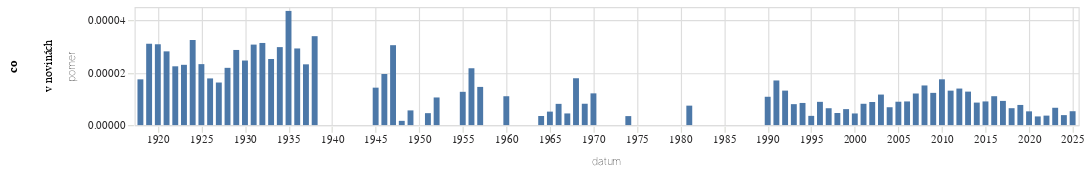

Notebook source saved alongside this figure:
### Code cell
graf(vyvoj_vyskytu("(?i)v novinách","v novinách"))

### Figure 1 — Vega-Lite specification as saved in the notebook (floating-point values rounded to 4 significant figures)
{"config": {"title": {"font": "Noticia Text", "fontSize": 11.5, "anchor": "start", "lineHeight": 19, "fontWeight": "bolder", "subtitleFont": "Noticia Text", "subtitleFontSize": 10, "subtitleLineHeight": 15, "subtitlePadding": 10, "dy": -10, "color": "#292829", "subtitleColor": "#292829"}, "axis": {"labelFont": "Asap", "titleFont": "Asap", "fontWeight": "lighter", "titleFontWeight": "lighter", "labelFontSize": 9, "titleFontSize": 9, "labelPadding": 2, "titlePadding": 9, "domainOpacity": 0, "tickColor": "#DCDDD6", "labelColor": "#292829"}, "legend": {"labelFont": "Asap", "labelFontWeight": "normal", "titleFont": "Asap", "titleFontWeight": "normal", "labelFontSize": 9, "titleFontSize": 9, "labelColor": "#292829"}}, "data": {"name": "data-49b8159efeda7af0194d4dcc9b3b6ead"}, "mark": {"type": "bar"}, "encoding": {"row": {"field": "co", "type": "nominal"}, "x": {"field": "datum", "type": "temporal"}, "y": {"field": "pomer", "type": "quantitative"}}, "height": 100, "width": 800, "$schema": "https://vega.github.io/schema/vega-lite/v5.8.0.json", "datasets": {"data-49b8159efeda7af0194d4dcc9b3b6ead": [{"datum": "1918-01-01T00:00:00", "vyskytu": 3, "pocet_slov": 172010, "pomer": 1.744e-05, "co": "v novinách"}, {"datum": "1919-01-01T00:00:00", "vyskytu": 48, "pocet_slov": 1547459, "pomer": 3.102e-05, "co": "v novinách"}, {"datum": "1920-01-01T00:00:00", "vyskytu": 48, "pocet_slov": 1557497, "pomer": 3.082e-05, "co": "v novinách"}, {"datum": "1921-01-01T00:00:00", "vyskytu": 51, "pocet_slov": 1814119, "pomer": 2.811e-05, "co": "v novinách"}, {"datum": "1922-01-01T00:00:00", "vyskytu": 39, "pocet_slov": 1739976, "pomer": 2.241e-05, "co": "v novinách"}, {"datum": "1923-01-01T00:00:00", "vyskytu": 26, "pocet_slov": 1131296, "pomer": 2.298e-05, "co": "v novinách"}, {"datum": "1924-01-01T00:00:00", "vyskytu": 45, "pocet_slov": 1386775, "pomer": 3.245e-05, "co": "v novinách"}, {"datum": "1925-01-01T00:00:00", "vyskytu": 23, "pocet_slov": 989387, "pomer": 2.325e-05, "co": "v novinách"}, {"datum": "1926-01-01T00:00:00", "vyskytu": 29, "pocet_slov": 1629693, "pomer": 1.779e-05, "co": "v novinách"}, {"datum": "1927-01-01T00:00:00", "vyskytu": 28, "pocet_slov": 1725378, "pomer": 1.623e-05, "co": "v novinách"}, {"datum": "1928-01-01T00:00:00", "vyskytu": 39, "pocet_slov": 1786584, "pomer": 2.183e-05, "co": "v novinách"}, {"datum": "1929-01-01T00:00:00", "vyskytu": 26, "pocet_slov": 907519, "pomer": 2.865e-05, "co": "v novinách"}, {"datum": "1930-01-01T00:00:00", "vyskytu": 49, "pocet_slov": 1990549, "pomer": 2.462e-05, "co": "v novinách"}, {"datum": "1931-01-01T00:00:00", "vyskytu": 45, "pocet_slov": 1466185, "pomer": 3.069e-05, "co": "v novinách"}, {"datum": "1932-01-01T00:00:00", "vyskytu": 35, "pocet_slov": 1117587, "pomer": 3.132e-05, "co": "v novinách"}, {"datum": "1933-01-01T00:00:00", "vyskytu": 31, "pocet_slov": 1230441, "pomer": 2.519e-05, "co": "v novinách"}, {"datum": "1934-01-01T00:00:00", "vyskytu": 26, "pocet_slov": 874472, "pomer": 2.973e-05, "co": "v novinách"}, {"datum": "1935-01-01T00:00:00", "vyskytu": 31, "pocet_slov": 712050, "pomer": 4.354e-05, "co": "v novinách"}, {"datum": "1936-01-01T00:00:00", "vyskytu": 28, "pocet_slov": 958205, "pomer": 2.922e-05, "co": "v novinách"}, {"datum": "1937-01-01T00:00:00", "vyskytu": 17, "pocet_slov": 733783, "pomer": 2.317e-05, "co": "v novinách"}, {"datum": "1938-01-01T00:00:00", "vyskytu": 13, "pocet_slov": 383461, "pomer": 3.39e-05, "co": "v novinách"}, {"datum": "1945-01-01T00:00:00", "vyskytu": 2, "pocet_slov": 140144, "pomer": 1.427e-05, "co": "v novinách"}, {"datum": "1946-01-01T00:00:00", "vyskytu": 22, "pocet_slov": 1129068, "pomer": 1.949e-05, "co": "v novinách"}, {"datum": "1947-01-01T00:00:00", "vyskytu": 33, "pocet_slov": 1083098, "pomer": 3.047e-05, "co": "v novinách"}, {"datum": "1948-01-01T00:00:00", "vyskytu": 1, "pocet_slov": 618132, "pomer": 1.618e-06, "co": "v novinách"}, {"datum": "1949-01-01T00:00:00", "vyskytu": 2, "pocet_slov": 357203, "pomer": 5.599e-06, "co": "v novinách"}, {"datum": "1950-01-01T00:00:00", "vyskytu": 0, "pocet_slov": 208781, "pomer": 0.0, "co": "v novinách"}, {"datum": "1951-01-01T00:00:00", "vyskytu": 1, "pocet_slov": 219888, "pomer": 4.548e-06, "co": "v novinách"}, {"datum": "1952-01-01T00:00:00", "vyskytu": 2, "pocet_slov": 189920, "pomer": 1.053e-05, "co": "v novinách"}, {"datum": "1953-01-01T00:00:00", "vyskytu": 0, "pocet_slov": 114518, "pomer": 0.0, "co": "v novinách"}, {"datum": "1954-01-01T00:00:00", "vyskytu": 0, "pocet_slov": 98416, "pomer": 0.0, "co": "v novinách"}, {"datum": "1955-01-01T00:00:00", "vyskytu": 1, "pocet_slov": 78833, "pomer": 1.269e-05, "co": "v novinách"}, {"datum": "1956-01-01T00:00:00", "vyskytu": 3, "pocet_slov": 138430, "pomer": 2.167e-05, "co": "v novinách"}, {"datum": "1957-01-01T00:00:00", "vyskytu": 2, "pocet_slov": 137388, "pomer": 1.456e-05, "co": "v novinách"}, {"datum": "1958-01-01T00:00:00", "vyskytu": 0, "pocet_slov": 142112, "pomer": 0.0, "co": "v novinách"}, {"datum": "1959-01-01T00:00:00", "vyskytu": 0, "pocet_slov": 141333, "pomer": 0.0, "co": "v novinách"}, {"datum": "1960-01-01T00:00:00", "vyskytu": 2, "pocet_slov": 181817, "pomer": 1.1e-05, "co": "v novinách"}, {"datum": "1961-01-01T00:00:00", "vyskytu": 0, "pocet_slov": 216288, "pomer": 0.0, "co": "v novinách"}, {"datum": "1962-01-01T00:00:00", "vyskytu": 0, "pocet_slov": 98793, "pomer": 0.0, "co": "v novinách"}, {"datum": "1963-01-01T00:00:00", "vyskytu": 0, "pocet_slov": 139432, "pomer": 0.0, "co": "v novinách"}, {"datum": "1964-01-01T00:00:00", "vyskytu": 1, "pocet_slov": 288820, "pomer": 3.462e-06, "co": "v novinách"}, {"datum": "1965-01-01T00:00:00", "vyskytu": 1, "pocet_slov": 194814, "pomer": 5.133e-06, "co": "v novinách"}, {"datum": "1966-01-01T00:00:00", "vyskytu": 2, "pocet_slov": 247115, "pomer": 8.093e-06, "co": "v novinách"}, {"datum": "1967-01-01T00:00:00", "vyskytu": 1, "pocet_slov": 225198, "pomer": 4.441e-06, "co": "v novinách"}, {"datum": "1968-01-01T00:00:00", "vyskytu": 10, "pocet_slov": 559905, "pomer": 1.786e-05, "co": "v novinách"}, {"datum": "1969-01-01T00:00:00", "vyskytu": 3, "pocet_slov": 368721, "pomer": 8.136e-06, "co": "v novinách"}, {"datum": "1970-01-01T00:00:00", "vyskytu": 3, "pocet_slov": 248046, "pomer": 1.209e-05, "co": "v novinách"}, {"datum": "1971-01-01T00:00:00", "vyskytu": 0, "pocet_slov": 263102, "pomer": 0.0, "co": "v novinách"}, {"datum": "1972-01-01T00:00:00", "vyskytu": 0, "pocet_slov": 213032, "pomer": 0.0, "co": "v novinách"}, {"datum": "1973-01-01T00:00:00", "vyskytu": 0, "pocet_slov": 280835, "pomer": 0.0, "co": "v novinách"}, {"datum": "1974-01-01T00:00:00", "vyskytu": 1, "pocet_slov": 291980, "pomer": 3.425e-06, "co": "v novinách"}, {"datum": "1975-01-01T00:00:00", "vyskytu": 0, "pocet_slov": 335255, "pomer": 0.0, "co": "v novinách"}, {"datum": "1976-01-01T00:00:00", "vyskytu": 0, "pocet_slov": 244998, "pomer": 0.0, "co": "v novinách"}, {"datum": "1977-01-01T00:00:00", "vyskytu": 0, "pocet_slov": 253702, "pomer": 0.0, "co": "v novinách"}, {"datum": "1978-01-01T00:00:00", "vyskytu": 0, "pocet_slov": 289894, "pomer": 0.0, "co": "v novinách"}, {"datum": "1979-01-01T00:00:00", "vyskytu": 0, "pocet_slov": 252883, "pomer": 0.0, "co": "v novinách"}, {"datum": "1980-01-01T00:00:00", "vyskytu": 0, "pocet_slov": 242065, "pomer": 0.0, "co": "v novinách"}, {"datum": "1981-01-01T00:00:00", "vyskytu": 1, "pocet_slov": 134899, "pomer": 7.413e-06, "co": "v novinách"}, {"datum": "1982-01-01T00:00:00", "vyskytu": 0, "pocet_slov": 186973, "pomer": 0.0, "co": "v novinách"}, {"datum": "1983-01-01T00:00:00", "vyskytu": 0, "pocet_slov": 227768, "pomer": 0.0, "co": "v novinách"}, {"datum": "1984-01-01T00:00:00", "vyskytu": 0, "pocet_slov": 191735, "pomer": 0.0, "co": "v novinách"}, {"datum": "1985-01-01T00:00:00", "vyskytu": 0, "pocet_slov": 165973, "pomer": 0.0, "co": "v novinách"}, {"datum": "1986-01-01T00:00:00", "vyskytu": 0, "pocet_slov": 98877, "pomer": 0.0, "co": "v novinách"}, {"datum": "1987-01-01T00:00:00", "vyskytu": 0, "pocet_slov": 149991, "pomer": 0.0, "co": "v novinách"}, {"datum": "1988-01-01T00:00:00", "vyskytu": 0, "pocet_slov": 167631, "pomer": 0.0, "co": "v novinách"}, {"datum": "1989-01-01T00:00:00", "vyskytu": 0, "pocet_slov": 255151, "pomer": 0.0, "co": "v novinách"}, {"datum": "1990-01-01T00:00:00", "vyskytu": 9, "pocet_slov": 833434, "pomer": 1.08e-05, "co": "v novinách"}, {"datum": "1991-01-01T00:00:00", "vyskytu": 24, "pocet_slov": 1410605, "pomer": 1.701e-05, "co": "v novinách"}, {"datum": "1992-01-01T00:00:00", "vyskytu": 16, "pocet_slov": 1217148, "pomer": 1.315e-05, "co": "v novinách"}, {"datum": "1993-01-01T00:00:00", "vyskytu": 9, "pocet_slov": 1127475, "pomer": 7.982e-06, "co": "v novinách"}, {"datum": "1994-01-01T00:00:00", "vyskytu": 8, "pocet_slov": 948063, "pomer": 8.438e-06, "co": "v novinách"}, {"datum": "1995-01-01T00:00:00", "vyskytu": 4, "pocet_slov": 1138209, "pomer": 3.514e-06, "co": "v novinách"}, {"datum": "1996-01-01T00:00:00", "vyskytu": 11, "pocet_slov": 1240947, "pomer": 8.864e-06, "co": "v novinách"}, {"datum": "1997-01-01T00:00:00", "vyskytu": 14, "pocet_slov": 2179318, "pomer": 6.424e-06, "co": "v novinách"}, {"datum": "1998-01-01T00:00:00", "vyskytu": 7, "pocet_slov": 1522654, "pomer": 4.597e-06, "co": "v novinách"}, {"datum": "1999-01-01T00:00:00", "vyskytu": 15, "pocet_slov": 2465372, "pomer": 6.084e-06, "co": "v novinách"}, {"datum": "2000-01-01T00:00:00", "vyskytu": 11, "pocet_slov": 2483127, "pomer": 4.43e-06, "co": "v novinách"}, {"datum": "2001-01-01T00:00:00", "vyskytu": 20, "pocet_slov": 2462192, "pomer": 8.123e-06, "co": "v novinách"}, {"datum": "2002-01-01T00:00:00", "vyskytu": 17, "pocet_slov": 1931845, "pomer": 8.8e-06, "co": "v novinách"}, {"datum": "2003-01-01T00:00:00", "vyskytu": 30, "pocet_slov": 2578085, "pomer": 1.164e-05, "co": "v novinách"}, {"datum": "2004-01-01T00:00:00", "vyskytu": 16, "pocet_slov": 2351739, "pomer": 6.803e-06, "co": "v novinách"}, {"datum": "2005-01-01T00:00:00", "vyskytu": 23, "pocet_slov": 2582168, "pomer": 8.907e-06, "co": "v novinách"}, {"datum": "2006-01-01T00:00:00", "vyskytu": 14, "pocet_slov": 1552476, "pomer": 9.018e-06, "co": "v novinách"}, {"datum": "2007-01-01T00:00:00", "vyskytu": 22, "pocet_slov": 1826653, "pomer": 1.204e-05, "co": "v novinách"}, {"datum": "2008-01-01T00:00:00", "vyskytu": 27, "pocet_slov": 1786832, "pomer": 1.511e-05, "co": "v novinách"}, {"datum": "2009-01-01T00:00:00", "vyskytu": 26, "pocet_slov": 2116415, "pomer": 1.228e-05, "co": "v novinách"}, {"datum": "2010-01-01T00:00:00", "vyskytu": 30, "pocet_slov": 1718642, "pomer": 1.746e-05, "co": "v novinách"}, {"datum": "2011-01-01T00:00:00", "vyskytu": 33, "pocet_slov": 2512843, "pomer": 1.313e-05, "co": "v novinách"}, {"datum": "2012-01-01T00:00:00", "vyskytu": 30, "pocet_slov": 2154063, "pomer": 1.393e-05, "co": "v novinách"}, {"datum": "2013-01-01T00:00:00", "vyskytu": 16, "pocet_slov": 1253654, "pomer": 1.276e-05, "co": "v novinách"}, {"datum": "2014-01-01T00:00:00", "vyskytu": 24, "pocet_slov": 2797907, "pomer": 8.578e-06, "co": "v novinách"}, {"datum": "2015-01-01T00:00:00", "vyskytu": 26, "pocet_slov": 2883253, "pomer": 9.018e-06, "co": "v novinách"}, {"datum": "2016-01-01T00:00:00", "vyskytu": 34, "pocet_slov": 3088746, "pomer": 1.101e-05, "co": "v novinách"}, {"datum": "2017-01-01T00:00:00", "vyskytu": 23, "pocet_slov": 2494184, "pomer": 9.221e-06, "co": "v novinách"}, {"datum": "2018-01-01T00:00:00", "vyskytu": 19, "pocet_slov": 2950192, "pomer": 6.44e-06, "co": "v novinách"}, {"datum": "2019-01-01T00:00:00", "vyskytu": 26, "pocet_slov": 3385704, "pomer": 7.679e-06, "co": "v novinách"}, {"datum": "2020-01-01T00:00:00", "vyskytu": 19, "pocet_slov": 3628168, "pomer": 5.237e-06, "co": "v novinách"}, {"datum": "2021-01-01T00:00:00", "vyskytu": 10, "pocet_slov": 3028906, "pomer": 3.302e-06, "co": "v novinách"}, {"datum": "2022-01-01T00:00:00", "vyskytu": 15, "pocet_slov": 4156918, "pomer": 3.608e-06, "co": "v novinách"}, {"datum": "2023-01-01T00:00:00", "vyskytu": 30, "pocet_slov": 4543342, "pomer": 6.603e-06, "co": "v novinách"}, {"datum": "2024-01-01T00:00:00", "vyskytu": 17, "pocet_slov": 4476204, "pomer": 3.798e-06, "co": "v novinách"}, {"datum": "2025-01-01T00:00:00", "vyskytu": 12, "pocet_slov": 2270793, "pomer": 5.284e-06, "co": "v novinách"}]}}
